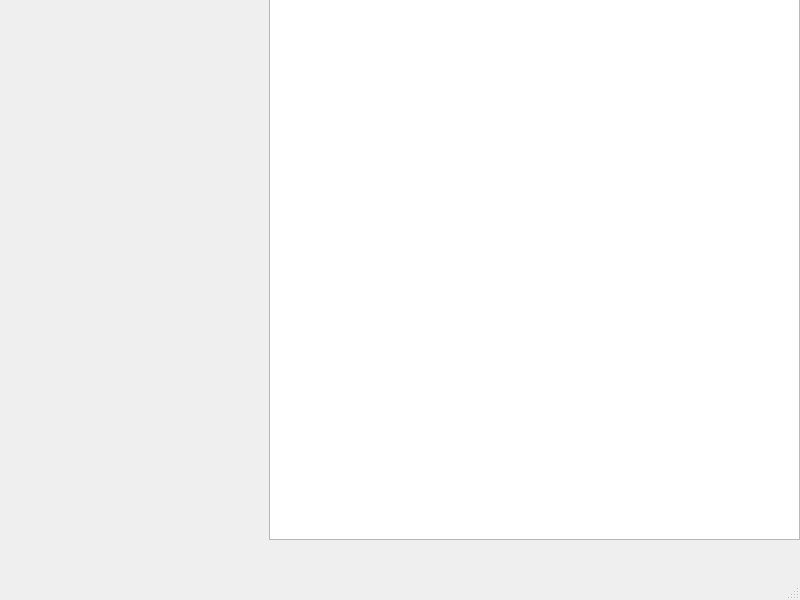
<?xml version="1.0" encoding="UTF-8"?>
<ui version="4.0">
 <class>MainWindow</class>
 <widget class="QMainWindow" name="MainWindow">
  <property name="geometry">
   <rect>
    <x>0</x>
    <y>0</y>
    <width>800</width>
    <height>600</height>
   </rect>
  </property>
  <property name="windowTitle">
   <string>MainWindow</string>
  </property>
  <widget class="QWidget" name="centralwidget">
   <widget class="QWidget" name="verticalLayoutWidget">
    <property name="geometry">
     <rect>
      <x>269</x>
      <y>-1</y>
      <width>531</width>
      <height>541</height>
     </rect>
    </property>
    <layout class="QVBoxLayout" name="verticalLayout">
     <property name="sizeConstraint">
      <enum>QLayout::SetDefaultConstraint</enum>
     </property>
     <property name="leftMargin">
      <number>0</number>
     </property>
     <item>
      <widget class="QGraphicsView" name="graphicsView"/>
     </item>
    </layout>
   </widget>
  </widget>
  <widget class="QMenuBar" name="menubar">
   <property name="geometry">
    <rect>
     <x>0</x>
     <y>0</y>
     <width>800</width>
     <height>28</height>
    </rect>
   </property>
  </widget>
  <widget class="QStatusBar" name="statusbar"/>
 </widget>
 <resources/>
 <connections/>
</ui>
